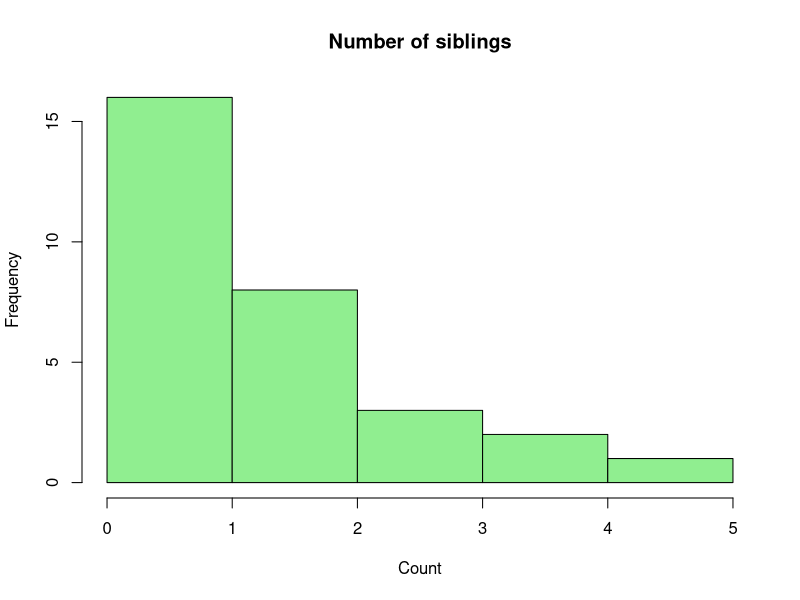

Write R code to recreate this figure.
# ===============================================================
# Multiple Testing, Non-Parametric Data, and Paired Comparisons
# ===============================================================


# ---------------------------------------------------------------
# 1. Multiple testing problem
# ---------------------------------------------------------------
# Each statistical test has a false positive rate α (e.g., 0.05).
# If we run many independent tests, the chance of getting at least
# one false positive increases rapidly.

alpha <- 0.05     # false positive rate per test
ntests <- 20      # number of independent tests

# Probability of at least one false positive:
prob_false <- 1 - (1 - alpha)^ntests
prob_false

# Interpretation:
# With 20 independent tests at α = 0.05, there is about a 64% chance
# of getting at least one false positive just by chance.
# → This motivates multiple-testing corrections (e.g., Bonferroni).


# ---------------------------------------------------------------
# 2. Non-parametric data: number of siblings
# ---------------------------------------------------------------
# The number of siblings in a group of students follows a Poisson distribution.
# These data are discrete and often skewed (many small values, few large).

set.seed(1)
siblings <- rpois(30, lambda = 1.6)

# Plot histogram
hist(siblings,
     main = "Number of siblings",
     xlab = "Count",
     ylab = "Frequency",
     col = "lightgreen", border = "black")

# Summary statistics
median(siblings)
IQR(siblings)

# Interpretation:
# The data are not normally distributed (discrete + skewed).
# → Median and IQR are better measures of central tendency and spread.
# → Use non-parametric tests (e.g., Mann–Whitney, Wilcoxon) instead of t-tests.


# ---------------------------------------------------------------
# 3. Paired data: pre- and post-intervention
# ---------------------------------------------------------------
# Reaction times (ms) measured before and after a training intervention
# for the same 20 participants.

set.seed(2)
pre <- rnorm(20, mean = 320, sd = 40)         # before training
post <- pre - rnorm(20, mean = 25, sd = 20)   # faster after training

# Paired t-test: compares means of dependent samples
t.test(post, pre, paired = TRUE)

# Interpretation:
# - The test evaluates whether the average improvement is significantly different from 0.
# - The “paired” structure accounts for within-subject variability.
# - In this simulation, we expect a significant improvement after training.
# ===============================================================
